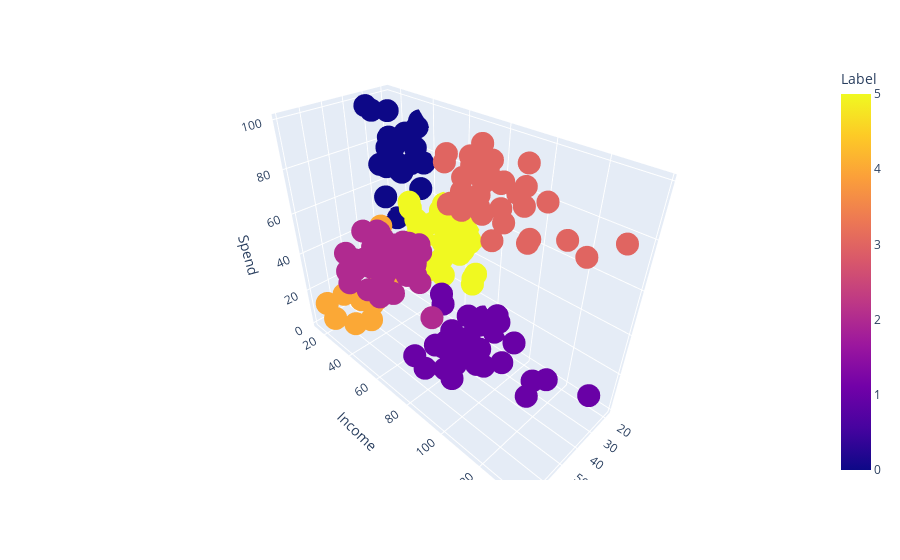

This figure's notebook cell:
### Code cell
fig = px.scatter_3d(data_frame=X2, x='Age', y='Income', z='Spend', color='Label')
fig.show()

### Figure 1 — Plotly figure (JSON) as saved in the notebook; plotly's stock layout.template omitted (floating-point values rounded to 4 significant figures; data arrays with more than 128 entries replaced by an {"elided": "..."} marker saying what was removed)
{"data": [{"hovertemplate": "Age=%{x}<br>Income=%{y}<br>Spend=%{z}<br>Label=%{marker.color}<extra></extra>", "legendgroup": "", "marker": {"color": {"elided": "200 int values"}, "coloraxis": "coloraxis", "symbol": "circle"}, "mode": "markers", "name": "", "scene": "scene", "showlegend": false, "type": "scatter3d", "x": {"elided": "200 int values"}, "y": {"elided": "200 int values"}, "z": {"elided": "200 int values"}}], "layout": {"coloraxis": {"colorbar": {"title": {"text": "Label"}}, "colorscale": [[0, "#0d0887"], [0.1111, "#46039f"], [0.2222, "#7201a8"], [0.3333, "#9c179e"], [0.4444, "#bd3786"], [0.5556, "#d8576b"], [0.6667, "#ed7953"], [0.7778, "#fb9f3a"], [0.8889, "#fdca26"], [1, "#f0f921"]]}, "legend": {"tracegroupgap": 0}, "margin": {"t": 60}, "scene": {"domain": {"x": [0, 1], "y": [0, 1]}, "xaxis": {"title": {"text": "Age"}}, "yaxis": {"title": {"text": "Income"}}, "zaxis": {"title": {"text": "Spend"}}}}}
